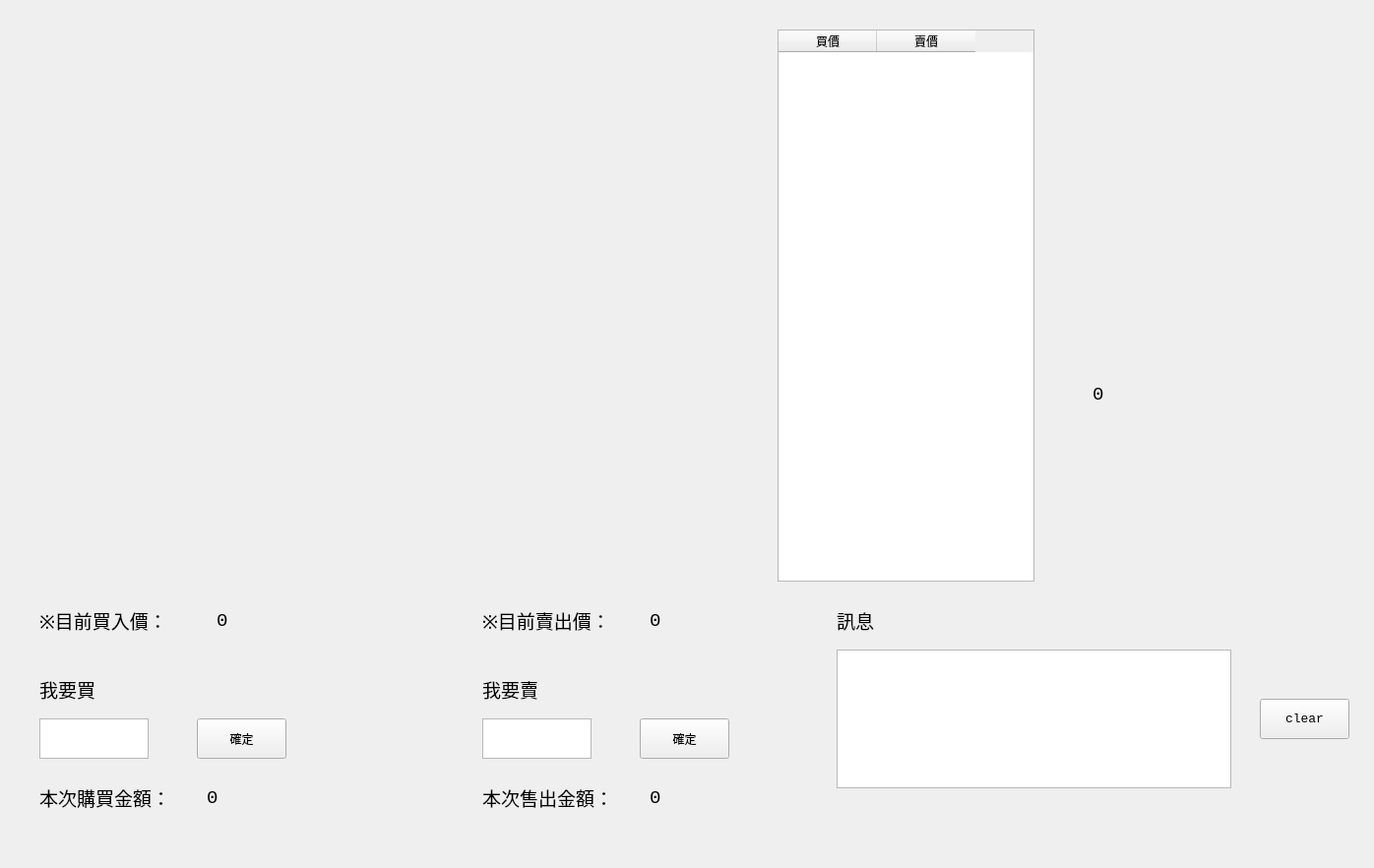
<?xml version="1.0" encoding="UTF-8"?>
<ui version="4.0">
 <class>MainWindow</class>
 <widget class="QMainWindow" name="MainWindow">
  <property name="geometry">
   <rect>
    <x>0</x>
    <y>0</y>
    <width>1396</width>
    <height>882</height>
   </rect>
  </property>
  <property name="windowTitle">
   <string>Stock</string>
  </property>
  <widget class="QWidget" name="centralwidget">
   <widget class="PlotWidget" name="graphWidget" native="true">
    <property name="geometry">
     <rect>
      <x>29</x>
      <y>30</y>
      <width>741</width>
      <height>561</height>
     </rect>
    </property>
   </widget>
   <widget class="QTableWidget" name="buy_sell_tableWidget">
    <property name="geometry">
     <rect>
      <x>790</x>
      <y>30</y>
      <width>261</width>
      <height>561</height>
     </rect>
    </property>
    <column>
     <property name="text">
      <string>買價</string>
     </property>
    </column>
    <column>
     <property name="text">
      <string>賣價</string>
     </property>
    </column>
   </widget>
   <widget class="QPushButton" name="buy_btn">
    <property name="geometry">
     <rect>
      <x>200</x>
      <y>730</y>
      <width>91</width>
      <height>41</height>
     </rect>
    </property>
    <property name="text">
     <string>確定</string>
    </property>
   </widget>
   <widget class="QPlainTextEdit" name="buy_input">
    <property name="geometry">
     <rect>
      <x>40</x>
      <y>730</y>
      <width>111</width>
      <height>41</height>
     </rect>
    </property>
    <property name="font">
     <font>
      <family>Consolas</family>
      <pointsize>14</pointsize>
     </font>
    </property>
   </widget>
   <widget class="QLabel" name="buy_label">
    <property name="geometry">
     <rect>
      <x>40</x>
      <y>680</y>
      <width>111</width>
      <height>41</height>
     </rect>
    </property>
    <property name="font">
     <font>
      <family>Agency FB</family>
      <pointsize>14</pointsize>
     </font>
    </property>
    <property name="text">
     <string>我要買</string>
    </property>
   </widget>
   <widget class="QPlainTextEdit" name="sell_input">
    <property name="geometry">
     <rect>
      <x>490</x>
      <y>730</y>
      <width>111</width>
      <height>41</height>
     </rect>
    </property>
    <property name="font">
     <font>
      <family>Consolas</family>
      <pointsize>14</pointsize>
     </font>
    </property>
   </widget>
   <widget class="QLabel" name="sell_label">
    <property name="geometry">
     <rect>
      <x>490</x>
      <y>680</y>
      <width>111</width>
      <height>41</height>
     </rect>
    </property>
    <property name="font">
     <font>
      <family>Agency FB</family>
      <pointsize>14</pointsize>
     </font>
    </property>
    <property name="text">
     <string>我要賣</string>
    </property>
   </widget>
   <widget class="QPushButton" name="sell_btn">
    <property name="geometry">
     <rect>
      <x>650</x>
      <y>730</y>
      <width>91</width>
      <height>41</height>
     </rect>
    </property>
    <property name="text">
     <string>確定</string>
    </property>
   </widget>
   <widget class="QListWidget" name="log_listWidget">
    <property name="geometry">
     <rect>
      <x>850</x>
      <y>660</y>
      <width>401</width>
      <height>141</height>
     </rect>
    </property>
   </widget>
   <widget class="QLabel" name="log_label">
    <property name="geometry">
     <rect>
      <x>850</x>
      <y>610</y>
      <width>111</width>
      <height>41</height>
     </rect>
    </property>
    <property name="font">
     <font>
      <family>Agency FB</family>
      <pointsize>14</pointsize>
     </font>
    </property>
    <property name="text">
     <string>訊息</string>
    </property>
   </widget>
   <widget class="QLabel" name="buy_label_3">
    <property name="geometry">
     <rect>
      <x>40</x>
      <y>790</y>
      <width>161</width>
      <height>41</height>
     </rect>
    </property>
    <property name="font">
     <font>
      <family>Agency FB</family>
      <pointsize>14</pointsize>
     </font>
    </property>
    <property name="text">
     <string>本次購買金額：</string>
    </property>
   </widget>
   <widget class="QLabel" name="sell_label_3">
    <property name="geometry">
     <rect>
      <x>490</x>
      <y>790</y>
      <width>161</width>
      <height>41</height>
     </rect>
    </property>
    <property name="font">
     <font>
      <family>Agency FB</family>
      <pointsize>14</pointsize>
     </font>
    </property>
    <property name="text">
     <string>本次售出金額：</string>
    </property>
   </widget>
   <widget class="QLabel" name="buy_label_2">
    <property name="geometry">
     <rect>
      <x>40</x>
      <y>610</y>
      <width>171</width>
      <height>41</height>
     </rect>
    </property>
    <property name="font">
     <font>
      <family>Agency FB</family>
      <pointsize>14</pointsize>
     </font>
    </property>
    <property name="text">
     <string>※目前買入價：</string>
    </property>
   </widget>
   <widget class="QLabel" name="sell_label_2">
    <property name="geometry">
     <rect>
      <x>490</x>
      <y>610</y>
      <width>161</width>
      <height>41</height>
     </rect>
    </property>
    <property name="font">
     <font>
      <family>Agency FB</family>
      <pointsize>14</pointsize>
     </font>
    </property>
    <property name="text">
     <string>※目前賣出價：</string>
    </property>
   </widget>
   <widget class="QLabel" name="buy_current_label">
    <property name="geometry">
     <rect>
      <x>220</x>
      <y>610</y>
      <width>111</width>
      <height>41</height>
     </rect>
    </property>
    <property name="font">
     <font>
      <family>Consolas</family>
      <pointsize>14</pointsize>
     </font>
    </property>
    <property name="text">
     <string>0</string>
    </property>
   </widget>
   <widget class="QLabel" name="sell_current_label">
    <property name="geometry">
     <rect>
      <x>660</x>
      <y>610</y>
      <width>111</width>
      <height>41</height>
     </rect>
    </property>
    <property name="font">
     <font>
      <family>Consolas</family>
      <pointsize>14</pointsize>
     </font>
    </property>
    <property name="text">
     <string>0</string>
    </property>
   </widget>
   <widget class="QLabel" name="buy_price_label">
    <property name="geometry">
     <rect>
      <x>210</x>
      <y>790</y>
      <width>111</width>
      <height>41</height>
     </rect>
    </property>
    <property name="font">
     <font>
      <family>Consolas</family>
      <pointsize>14</pointsize>
     </font>
    </property>
    <property name="text">
     <string>0</string>
    </property>
   </widget>
   <widget class="QLabel" name="sell_price_label">
    <property name="geometry">
     <rect>
      <x>660</x>
      <y>790</y>
      <width>111</width>
      <height>41</height>
     </rect>
    </property>
    <property name="font">
     <font>
      <family>Consolas</family>
      <pointsize>14</pointsize>
     </font>
    </property>
    <property name="text">
     <string>0</string>
    </property>
   </widget>
   <widget class="QPushButton" name="log_clear">
    <property name="geometry">
     <rect>
      <x>1280</x>
      <y>710</y>
      <width>91</width>
      <height>41</height>
     </rect>
    </property>
    <property name="font">
     <font>
      <family>Consolas</family>
      <pointsize>10</pointsize>
     </font>
    </property>
    <property name="text">
     <string>clear</string>
    </property>
   </widget>
   <widget class="QLabel" name="label">
    <property name="geometry">
     <rect>
      <x>1110</x>
      <y>380</y>
      <width>111</width>
      <height>41</height>
     </rect>
    </property>
    <property name="font">
     <font>
      <family>Consolas</family>
      <pointsize>14</pointsize>
     </font>
    </property>
    <property name="text">
     <string>0</string>
    </property>
   </widget>
  </widget>
  <widget class="QMenuBar" name="menubar">
   <property name="enabled">
    <bool>false</bool>
   </property>
   <property name="geometry">
    <rect>
     <x>0</x>
     <y>0</y>
     <width>1396</width>
     <height>25</height>
    </rect>
   </property>
  </widget>
 </widget>
 <customwidgets>
  <customwidget>
   <class>PlotWidget</class>
   <extends>QWidget</extends>
   <header>pyqtgraph</header>
   <container>1</container>
  </customwidget>
 </customwidgets>
 <resources/>
 <connections/>
</ui>
